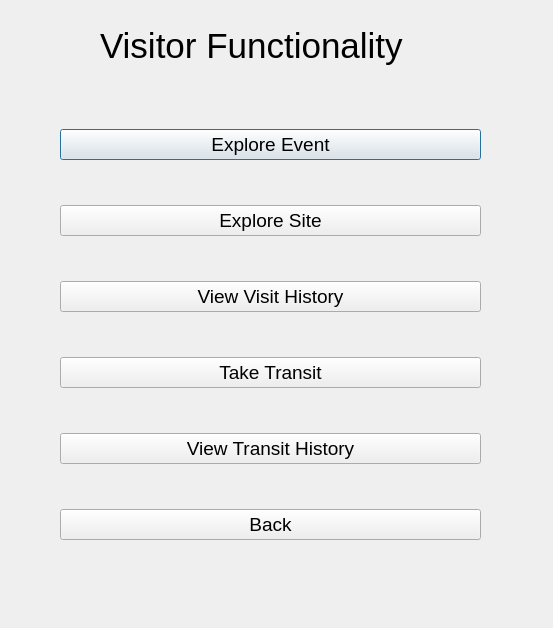
<?xml version="1.0" encoding="UTF-8"?>
<ui version="4.0">
 <class>visitor_functionality</class>
 <widget class="QDialog" name="visitor_functionality">
  <property name="geometry">
   <rect>
    <x>0</x>
    <y>0</y>
    <width>553</width>
    <height>628</height>
   </rect>
  </property>
  <property name="windowTitle">
   <string>Visitor Functionality</string>
  </property>
  <widget class="QLabel" name="label">
   <property name="geometry">
    <rect>
     <x>100</x>
     <y>20</y>
     <width>351</width>
     <height>51</height>
    </rect>
   </property>
   <property name="font">
    <font>
     <pointsize>26</pointsize>
    </font>
   </property>
   <property name="text">
    <string>Visitor Functionality</string>
   </property>
  </widget>
  <widget class="QWidget" name="verticalLayoutWidget">
   <property name="geometry">
    <rect>
     <x>60</x>
     <y>90</y>
     <width>421</width>
     <height>491</height>
    </rect>
   </property>
   <layout class="QVBoxLayout" name="verticalLayout">
    <item>
     <widget class="QPushButton" name="explore_event_btn">
      <property name="font">
       <font>
        <pointsize>14</pointsize>
       </font>
      </property>
      <property name="text">
       <string>Explore Event</string>
      </property>
     </widget>
    </item>
    <item>
     <widget class="QPushButton" name="explore_site_btn">
      <property name="font">
       <font>
        <pointsize>14</pointsize>
       </font>
      </property>
      <property name="text">
       <string>Explore Site</string>
      </property>
     </widget>
    </item>
    <item>
     <widget class="QPushButton" name="view_visit_history_btn">
      <property name="font">
       <font>
        <pointsize>14</pointsize>
       </font>
      </property>
      <property name="text">
       <string>View Visit History</string>
      </property>
     </widget>
    </item>
    <item>
     <widget class="QPushButton" name="take_transit_btn">
      <property name="font">
       <font>
        <pointsize>14</pointsize>
       </font>
      </property>
      <property name="text">
       <string>Take Transit</string>
      </property>
     </widget>
    </item>
    <item>
     <widget class="QPushButton" name="view_transit_history_btn">
      <property name="font">
       <font>
        <pointsize>14</pointsize>
       </font>
      </property>
      <property name="text">
       <string>View Transit History</string>
      </property>
     </widget>
    </item>
    <item>
     <widget class="QPushButton" name="back_btn">
      <property name="font">
       <font>
        <pointsize>14</pointsize>
       </font>
      </property>
      <property name="text">
       <string>Back</string>
      </property>
     </widget>
    </item>
   </layout>
  </widget>
 </widget>
 <resources/>
 <connections/>
</ui>
